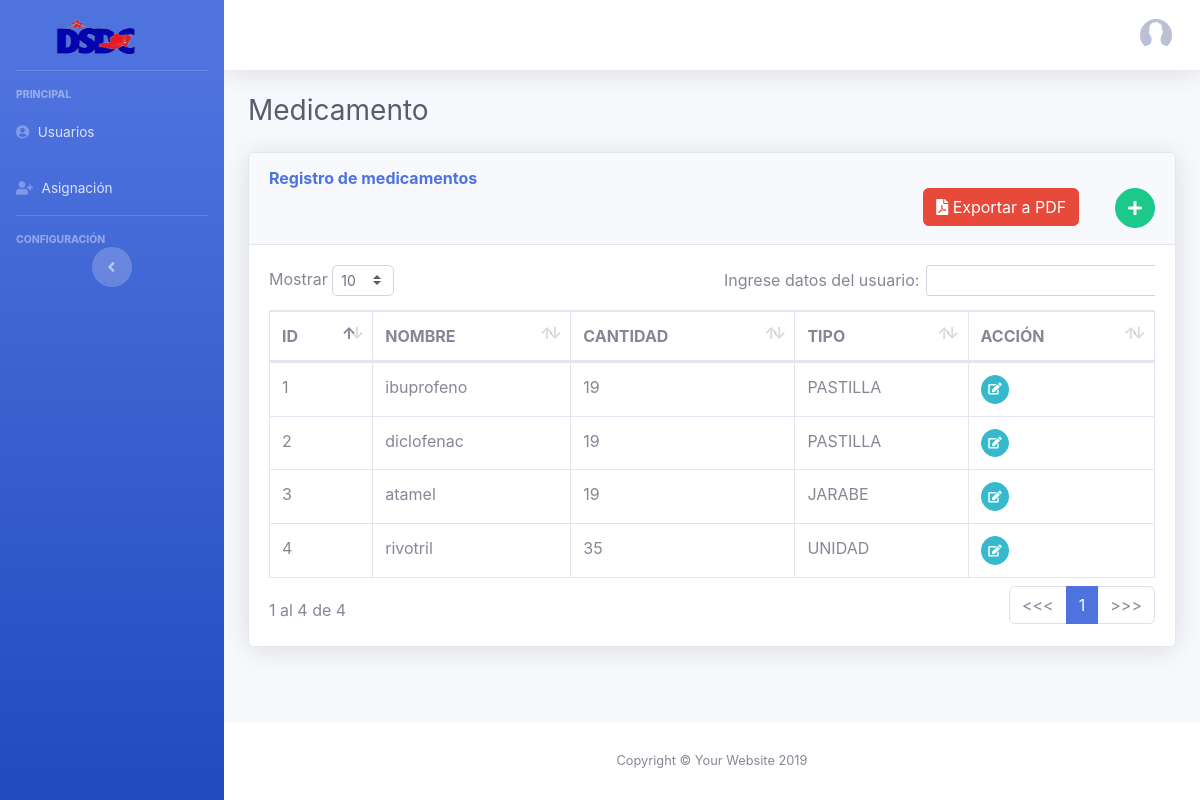
/dashboard/medicamento.php, run on the app's committed database.
### tables this page shows
CREATE TABLE `medicamento` (
  `idmedi` int(11) NOT NULL,
  `nombre` varchar(255) NOT NULL,
  `cantidad` varchar(255) NOT NULL,
  `idtipo` int(11) NOT NULL
);

CREATE TABLE `tipo_medicamento` (
  `idtipo` int(11) NOT NULL,
  `descripcion` varchar(255) NOT NULL
);

### mysqli/conexion.php (called while the page is built, shortened)
<?php
class Conexion
{
    private function conectar() {
        $host1 = '127.0.0.1';
        $dbname1 = 'dbasigacion';
        $user1 = 'root';
        $passwd1 = '';
	    $mysqli=new mysqli($host1,$user1,$passwd1,$dbname1);
		if ($mysqli->connect_error):
		  	echo "Error al conectarse con My SQL debido al error".$mysqli->connect_error;
		else:
			return $mysqli;
		endif;
    }
	function fullselect($sql)
	{
		$con = self::conectar();
		mysqli_set_charset($con, "utf8");
		$resultado = $con->query($sql);
		return $resultado;
	}
}
?>

### dashboard/medicamento.php (the view, shortened to what this page needs)
<?php
require_once "../mysqli/conexion.php";
$conecta = new Conexion();
?>
<!DOCTYPE html>
<html lang="en">
<?php include 'head.php';  ?>
<body id="page-top">
  <div id="wrapper">
    <?php include 'menu.php';  ?>
    <div id="content-wrapper" class="d-flex flex-column">
      <div id="content">
        <?php include 'menu_horizotal.php'; ?>
        <div class="container-fluid">
          <h1 class="h3 mb-2 text-gray-800">Medicamento</h1>
          <div class="card shadow mb-4">
            <div class="card-header py-3">
              <h6 class="m-0 font-weight-bold text-primary">Registro de medicamentos</h6>
              <div class="row">
                <div class='col-lg-11'>
                  <a href="#" class="btn btn-danger float-right" id="exportar_pdf">
                    <i class="fas fa-file-pdf"></i> Exportar a PDF
                  </a>
                </div>
                <div class='col-lg-1'>
                  <a href="#" class="btn btn-success btn-circle float-right" data-toggle="modal" data-target="#mdlmedi">
                    <i class="fas fa-plus"></i>
                  </a>
                </div>
              </div>
            </div>
            <div class="card-body">
              <div class="table-responsive">
                <table class="table table-bordered" id="dtmedi" width="100%" cellspacing="0">
                  <thead>
                    <tr>
                      <th>ID</th>
                      <th>NOMBRE</th>
                      <th>CANTIDAD</th>
                      <th>TIPO</th>
                      <th>ACCIÓN</th>
                    </tr>
                  </thead>
                  <tbody>
                    <?php
                     $tbt =  $conecta->fullselect("SELECT m.idmedi id,
                                                          m.nombre no,
                                                          m.cantidad ca,
                                                          tp.descripcion de
                                                  FROM medicamento m
                                                  INNER JOIN tipo_medicamento tp ON m.idtipo = tp.idtipo");
                    $row = $tbt->num_rows;
                    for ($j=1; $j <= $row; $j++)
                    {
                      $tbt->data_seek($row);
                      $fact = $tbt->fetch_assoc();
                      $id = $fact['id'];
                      $no = $fact['no'];
                      $ca = $fact['ca'];
                      $de = $fact['de'];
                     ?>
                      <tr>
                        <td><?php echo $id; ?></td>
                        <td><?php echo $no; ?></td>
                        <td><?php echo $ca; ?></td>
                        <td><?php echo $de; ?></td>
                        <td class="td-actions text-left">
                          <a href="#" class="btn btn-info btn-circle btn-sm" title='editar' alt='editar' onclick="ver_medica(<?php echo $id; ?>)">
                            <i class="fas fa-edit"></i>
                          </a>
                        </td>
                      </tr>
                  <?php } ?>
                  </tbody>
                </table>
              </div>
            </div>
          </div>
        </div>
      </div>
      <footer class="sticky-footer bg-white">
        <div class="container my-auto">
          <div class="copyright text-center my-auto">
            <span>Copyright &copy; Your Website 2019</span>
          </div>
        </div>
      </footer>
    </div>
  </div>
</body>
</html>

### data on the page
medicamento: idmedi "1", nombre "ibuprofeno", cantidad "19", idtipo.descripcion "PASTILLA"
medicamento: idmedi "2", nombre "diclofenac", cantidad "19", idtipo.descripcion "PASTILLA"
medicamento: idmedi "3", nombre "atamel", cantidad "19", idtipo.descripcion "JARABE"
medicamento: idmedi "4", nombre "rivotril", cantidad "35", idtipo.descripcion "UNIDAD"
